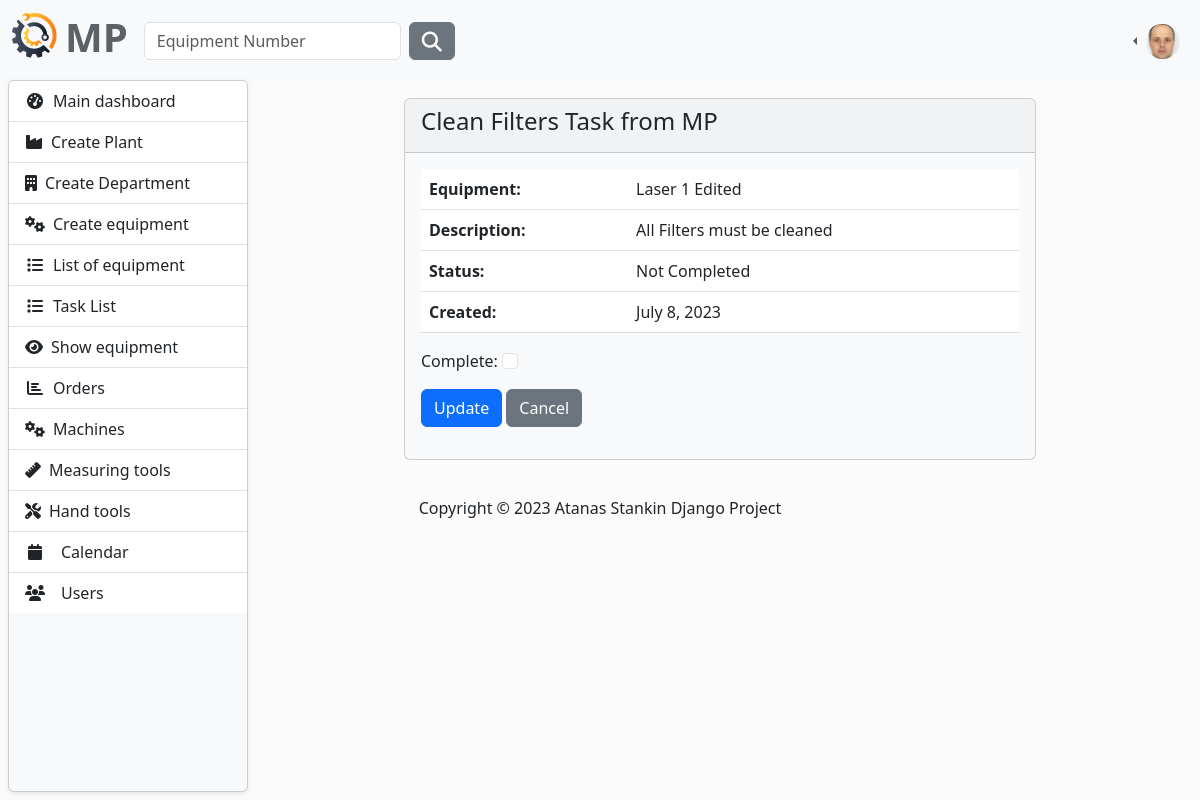
Page /task/update-task/6/ (signed in) on the earlier database version.
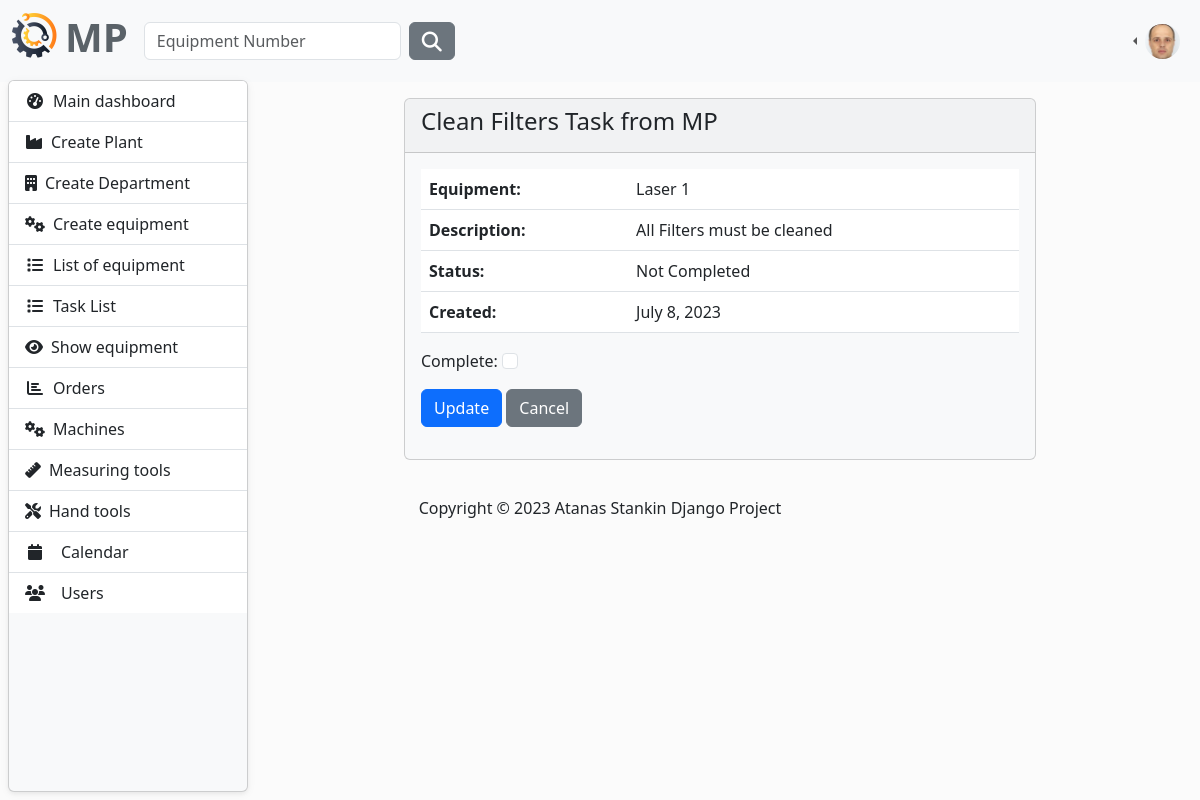
Same page on the later database version.
### MaintenancePlanner/task/models.py (models this page shows, shortened)
class Task(models.Model):
    technician = models.ForeignKey(UserModel, on_delete=models.CASCADE)
    equipment = models.ForeignKey(
        to=Equipment,
        on_delete=models.CASCADE,
    )
    title = models.CharField(
        max_length=256,
    )
    description = models.TextField(null=True, blank=True)
    complete = models.BooleanField(default=False)
    created_on = models.DateField(auto_now_add=True)
    class Meta:
        ordering = ['complete']

### MaintenancePlanner/equipment/models.py (models this page shows)
class Equipment(models.Model):
    description = models.CharField(
        max_length=30,
        validators=[equipment_name_validator],
    )
    type = models.CharField(
        max_length=30,
        choices=TYPE_OF_EQUIPMENT
    )
    acquisition_date = models.DateField(
        blank=True,
        null=True,
        verbose_name='Acquisition Date',
    )
    acquisition_value = models.FloatField(
        blank=True,
        null=True,
        verbose_name='Acquisition Value',
    )
    currency_code = models.CharField(
        max_length=10,
        choices=CURRENCY_CHOICES,
        default='EUR',
    )
    year_of_manufacture = models.PositiveIntegerField(
        verbose_name='Year of Manufacture',
        null=True,
        blank=True,
    )
    manufacturer = models.CharField(
        max_length=30,
        blank=True,
        null=True,
    )
    model_number = models.CharField(
        max_length=30,
        blank=True,
        null=True,
        verbose_name='Model Number'
    )
    part_number = models.CharField(
        max_length=30,
        blank=True,
        null=True,
        verbose_name='Manufacturer Part Number',
    )
    serial_number = models.CharField(
        max_length=30,
        blank=True,
        null=True,
        verbose_name='Manufacturer Serial Number',
    )
    plant = models.ForeignKey(
        to=Plant,
        on_delete=models.CASCADE)
    department = models.ForeignKey(
        to=Department,
        on_delete=models.CASCADE)
    last_checked_date = models.DateField(
        verbose_name='Last Checked Date',
        blank=True,
        null=True,
    )
    next_check_date = models.DateField(
        verbose_name='Next Check Date',
        blank=True,
        null=True,
    )
    def __str__(self):
        return self.description

### MaintenancePlanner/task/views.py (the view)
# urls.py: path('update-task/<int:pk>/', UpdateTask.as_view(), name='update-task'),
class UpdateTask(LoginRequiredMixin, UpdateView):
    template_name = 'update-task.html'
    model = Task
    form_class = UpdateTaskForm
    success_url = reverse_lazy('task-list')

### MaintenancePlanner/task/forms.py
class UpdateTaskForm(forms.ModelForm):
    class Meta:
        model = Task
        fields = ('complete',)
        widgets = {
            'complete': forms.CheckboxInput(attrs={
                'class': 'form-check-input',
                'type': "checkbox",
                'id': 'flexCheckDefault',
            }),
        }

### MaintenancePlanner/task/templates/update-task.html (shortened to what this page needs)
{% extends "base.html" %}
{% load static %}
{% block content %}
    <div class="row justify-content-center mt-3">
        <div class="col-8">
            <div class="card bg-light mb-3" style="max-width: 200rem;">
                <div class="card-header">
                    <h4>{{ task.title }}</h4>
                </div>
                <div class="card-body">
                    <table class="table table-hover">
                    <tr>
                        <td>
                           <strong>Equipment:</strong>
                        </td>
                        <td>
                            {{ task.equipment }}
                        </td>
                    </tr>
                    <tr>
                        <td>
                            <strong>Description:</strong>
                        </td>
                        <td>
                            {{ task.description }}
                        </td>
                    </tr>
                    <tr>
                        <td>
                            <strong>Status:</strong>
                        </td>
                        <td>
                            {% if task.complete %}
                                Completed
                            {% else %}
                                Not Completed
                            {% endif %}
                        </td>
                    </tr>
                    <tr>
                        <td>
                            <strong>Created:</strong>
                        </td>
                        <td>
                            {{ task.created_on }}
                        </td>
                    </tr>
                </table>
                    <form method="POST" enctype="multipart/form-data">
                      {{ form.as_p }}
                        <div class="mb-3">
                            <button type="submit" class="btn btn-primary ">Update</button>
                            <a href="{% url 'task-list' %}" class="btn btn-secondary">Cancel</a>
                        </div>
                    </form>
                </div>
            </div>
        </div>
    </div>
{% endblock content %}

Differences in the rows shown:
changed through a linked row, Task "Clean Filters Task from MP": equipment "Laser 1 Edited" → "Laser 1"
